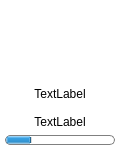
<?xml version="1.0" encoding="UTF-8"?>
<ui version="4.0">
 <class>Form_disk</class>
 <widget class="QWidget" name="Form_disk">
  <property name="geometry">
   <rect>
    <x>0</x>
    <y>0</y>
    <width>120</width>
    <height>150</height>
   </rect>
  </property>
  <property name="windowTitle">
   <string>Form</string>
  </property>
  <property name="styleSheet">
   <string notr="true">background: transparent;</string>
  </property>
  <layout class="QVBoxLayout" name="verticalLayout">
   <property name="spacing">
    <number>0</number>
   </property>
   <property name="leftMargin">
    <number>5</number>
   </property>
   <property name="topMargin">
    <number>0</number>
   </property>
   <property name="rightMargin">
    <number>5</number>
   </property>
   <property name="bottomMargin">
    <number>5</number>
   </property>
   <item>
    <layout class="QHBoxLayout" name="horizontalLayout">
     <property name="spacing">
      <number>0</number>
     </property>
     <property name="bottomMargin">
      <number>10</number>
     </property>
     <item>
      <widget class="QLabel" name="label_icon">
       <property name="minimumSize">
        <size>
         <width>70</width>
         <height>70</height>
        </size>
       </property>
       <property name="maximumSize">
        <size>
         <width>70</width>
         <height>70</height>
        </size>
       </property>
       <property name="text">
        <string/>
       </property>
      </widget>
     </item>
    </layout>
   </item>
   <item>
    <widget class="QLabel" name="label">
     <property name="text">
      <string>TextLabel</string>
     </property>
     <property name="alignment">
      <set>Qt::AlignCenter</set>
     </property>
    </widget>
   </item>
   <item>
    <widget class="QLabel" name="label_bytes">
     <property name="text">
      <string>TextLabel</string>
     </property>
     <property name="alignment">
      <set>Qt::AlignCenter</set>
     </property>
    </widget>
   </item>
   <item>
    <widget class="QProgressBar" name="progressBar">
     <property name="maximumSize">
      <size>
       <width>16777215</width>
       <height>10</height>
      </size>
     </property>
     <property name="styleSheet">
      <string notr="true">border: 1px solid gray;
border-radius: 5px;</string>
     </property>
     <property name="value">
      <number>24</number>
     </property>
     <property name="format">
      <string/>
     </property>
    </widget>
   </item>
  </layout>
 </widget>
 <resources/>
 <connections/>
</ui>
